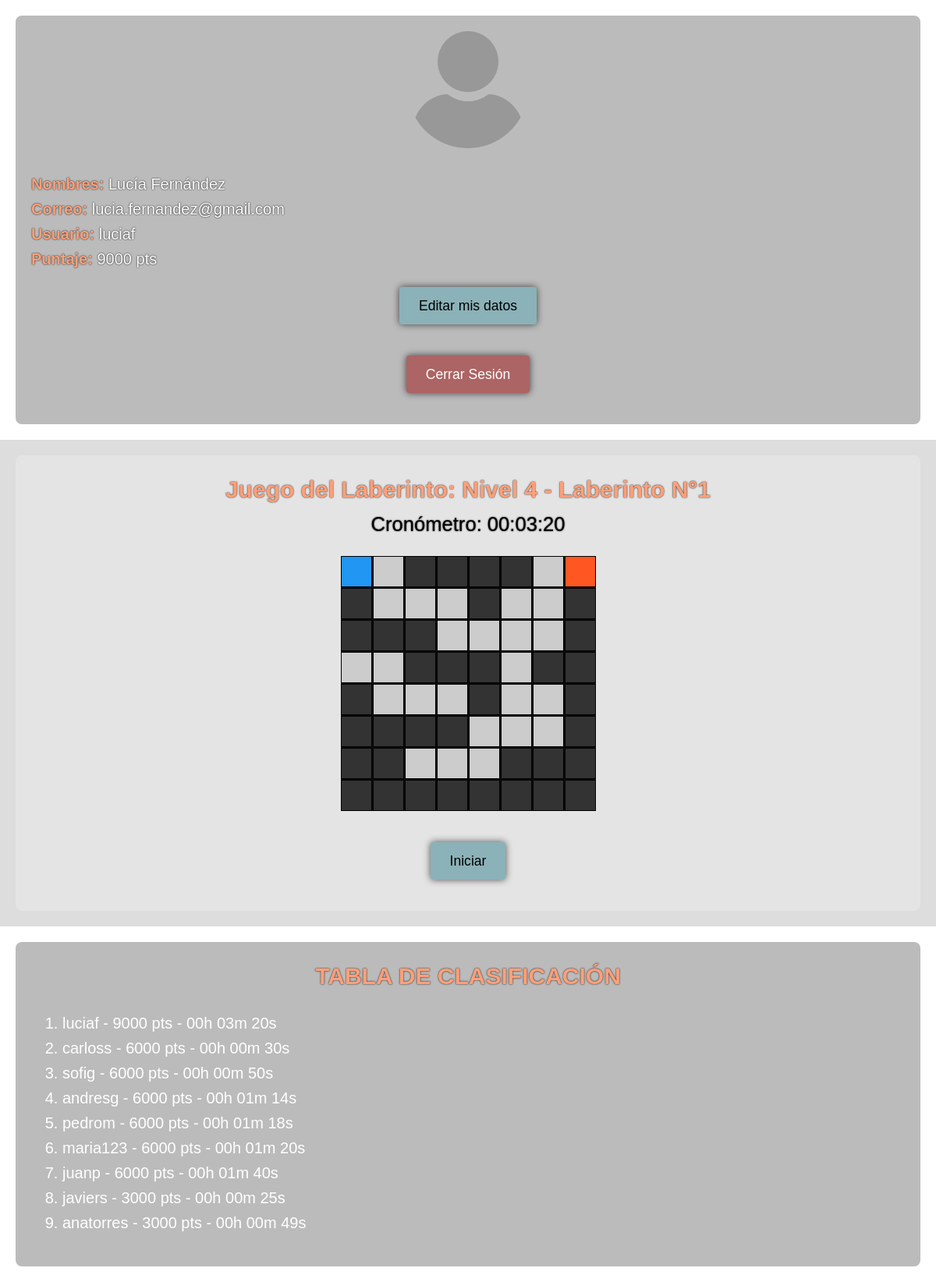
/src/views/game.php (signed in), run on the app's committed database.
### tables this page shows
CREATE TABLE usuario (
    id_usuario INT PRIMARY KEY AUTO_INCREMENT,
    nombres VARCHAR(60) NOT NULL,
    correo VARCHAR(60) NOT NULL UNIQUE,
    usuario VARCHAR(50) NOT NULL UNIQUE,
    contrasenia VARCHAR(255) NOT NULL,
    nivel INT NOT NULL DEFAULT 0,
    tiempo_jugado INT NOT NULL DEFAULT 0,
    puntaje INT NOT NULL DEFAULT 0
);

### src/views/game.php (the view, shortened to what this page needs)
<?php
include("../db/ConexionSQL.php");
function transformarTiempoJugado ($tiempo) {
    $horas = floor($tiempo / 3600);
    $minutos = floor(($tiempo % 3600) / 60);
    $segundos = $tiempo % 60;
    return sprintf("%02dh %02dm %02ds", $horas, $minutos, $segundos);
}
try {
    $id_user = $_SESSION['id_usuario'] ?? null;
    $query = "SELECT nombres, correo, usuario, nivel, tiempo_jugado, puntaje FROM usuario WHERE id_usuario = ?";
    $stmt = $conexion->prepare($query);
    $stmt->bind_param("i", $id_user);
    $stmt->execute();
    $result = $stmt->get_result();
    if ($row = $result->fetch_assoc()) {
        $nombres = $row['nombres'];
        $correo = $row['correo'];
        $usuario = $row['usuario'];
        $nivel = $row['nivel'];
        $tiempo_jugado = $row['tiempo_jugado'];
        $puntaje = $row['puntaje'];
    }else{
        header("Location: login.php");
        exit();
    }
    $users_leaderboard = [];
    $query = "SELECT usuario, puntaje, tiempo_jugado FROM usuario ORDER BY puntaje DESC, tiempo_jugado ASC LIMIT 10";
    $result = $conexion->query($query);
    while ($row = $result->fetch_assoc()) {
        $users_leaderboard[] = $row;
    }
    $horas = floor($tiempo_jugado / 3600);
    $minutos = floor(($tiempo_jugado % 3600) / 60);
    $segundos = $tiempo_jugado % 60;
    $cronometro = sprintf("Cronómetro: %02d:%02d:%02d", $horas, $minutos, $segundos);
} catch (Exception $e) {
    header("Location: login.php");
    exit();
}
?>
<!DOCTYPE html>
<html lang="es">
<head>
    <link rel="stylesheet" href="../../assets/css/game_styles.css">
</head>
<body>
    <section class="user-section">
        <div class="card card-user">
            <img src="../../assets/img/usuario.png" alt="Imagen de Usuario">
            <div class="card-body">
                <p><b style="color: lightsalmon;">Nombres:</b> <?php echo htmlspecialchars($nombres) ?></p>
                <p><b style="color: lightsalmon;">Correo:</b> <?php echo htmlspecialchars($correo) ?></p>
                <p><b style="color: lightsalmon;">Usuario:</b> <?php echo htmlspecialchars($usuario) ?></p>
                <p><b style="color: lightsalmon;">Puntaje:</b> <span id="perfil-puntaje"><?php echo htmlspecialchars($puntaje) ?></span> pts</p>
                <button onclick="openDialogEditDataUser()">Editar mis datos</button>
                <form action="../actions/cerrar_sesion.php" method="POST">
                    <button type="submit" class="button-cerrar">Cerrar Sesión</button>
                </form>
            </div>
        </div>
    </section>
    <section class="game-section">
        <div class="card card-game">
            <h2 id="title-game">Juego del Laberinto: Nivel <?php echo htmlspecialchars($nivel+1) ?> - Laberinto N°1</h2>
            <p id="cronometro-output"><?php echo htmlspecialchars($cronometro) ?></p>
            <div class="game-container">
                <div id="laberinto"></div>
                <button id="work-laberinto" onclick="iniciarCronometro()">Iniciar</button>
            </div>
        </div>
    </section>
    <section class="leaderboard-section">
        <div class="card card-leaderboard">
            <h2>TABLA DE CLASIFICACIÓN</h2>
            <div class="card-body">
                <ol>
                    <?php foreach ($users_leaderboard as $user): ?>
                        <?php $tiempo_formateado = transformarTiempoJugado($user['tiempo_jugado']); ?>
                        <li><?php echo htmlspecialchars($user['usuario']) . " - " . htmlspecialchars($user['puntaje']) . " pts - " . htmlspecialchars($tiempo_formateado) ?></li>
                    <?php endforeach; ?>
                </ol>
            </div>
        </div>
    </section>
</body>
</html>

### assets/css/game_styles.css (style rules this page uses)
* { margin: 0; font-family: 'Poppins Regular', Arial; line-height: 1.6; box-sizing: border-box; color: white; }
body { display: flex; flex-wrap: wrap; background-image: url("../img/fantasy-scene.jpg"); background-size: cover; background-position: center; }
section { width: 25%; height: 100vh; }
p,h2 { text-shadow: 0 0 2px #000; word-wrap: break-word; }
h2 { text-align: center; color: lightsalmon; }
button { margin: 20px auto; color: #000; font-size: 1.10rem; padding: 10px 25px; background-color: #8bb2b8; cursor: pointer; border: none; box-shadow: 0 0 10px #000a; border-radius: 4px; transition: background-color 0.5s ease; }
.user-section { background-color: #fff2; }
.card { background-color: #0004; margin: 20px; padding: 20px; font-size: 1.25rem; border-radius: 8px; }
.card-body { text-align: center; }
.card-body p { text-align: start; }
.card-body ol { text-align: start; margin: 20px auto; }
.card-user { display: flex; flex-direction: column; }
.card-user img { width: 150px; margin-left: auto; margin-right: auto; margin-bottom: 30px; }
.button-cerrar { background-color: #ac6464; color: white; }
.game-section { width: 50%; background-color: #0002; }
.card-game { background-color: #fff3; text-align: center; }
.card-game p { color: #000000; font-size: 1.6rem; }
.game-container { display: flex; flex-direction: column; align-items: center; }
#laberinto { display: grid; gap: 1px; margin: 20px; background-color: #000e; }
.leaderboard-section { background-color: #fff2; }
@media (max-width: 1360px) { body { overflow-x: hidden; } }
@media (max-width: 1360px) { section, .game-section { width: 100%; height: auto; } }

### data on the page
usuario: nombres "Lucía Fernández", correo "lucia.fernandez@gmail.com", usuario "luciaf", puntaje "9000", $nivel+1 "4", tiempo_jugado "Cronómetro: 00:03:20", tiempo_jugado "00h 03m 20s"
usuario: usuario "carloss", puntaje "6000", tiempo_jugado "00h 00m 30s"
usuario: usuario "sofig", puntaje "6000", tiempo_jugado "00h 00m 50s"
usuario: usuario "andresg", puntaje "6000", tiempo_jugado "00h 01m 14s"
usuario: usuario "pedrom", puntaje "6000", tiempo_jugado "00h 01m 18s"
usuario: usuario "maria123", puntaje "6000", tiempo_jugado "00h 01m 20s"
usuario: usuario "juanp", puntaje "6000", tiempo_jugado "00h 01m 40s"
usuario: usuario "javiers", puntaje "3000", tiempo_jugado "00h 00m 25s"
usuario: usuario "anatorres", puntaje "3000", tiempo_jugado "00h 00m 49s"
